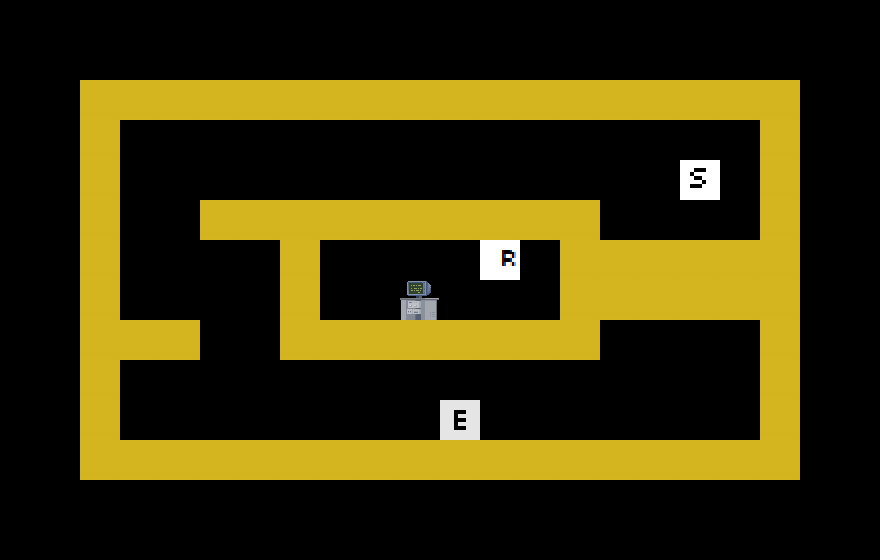

Rendered tile map (Tiled .tmx) drawn with the repository's tilesets; below, a short description and the map source with its tile grids summarised:
An orthogonal 22x14 tile map with 40x40 px tiles, 2 tile layers (art, data).

<map version="1.0" orientation="orthogonal" width="22" height="14" tilewidth="40" tileheight="40">
 <tileset firstgid="1" name="tileset" tilewidth="40" tileheight="40">
  <image source="../tileset.png" width="200" height="200" />
 </tileset>
 <layer name="art" width="22" height="14" opacity="0.9">
  <data>[308 cells, 86 non-empty, 3 distinct tile ids]</data>
 </layer>
 <layer name="data" width="22" height="14">
  <data>[308 cells, 2 non-empty, 2 distinct tile ids]</data>
 </layer>
</map>
